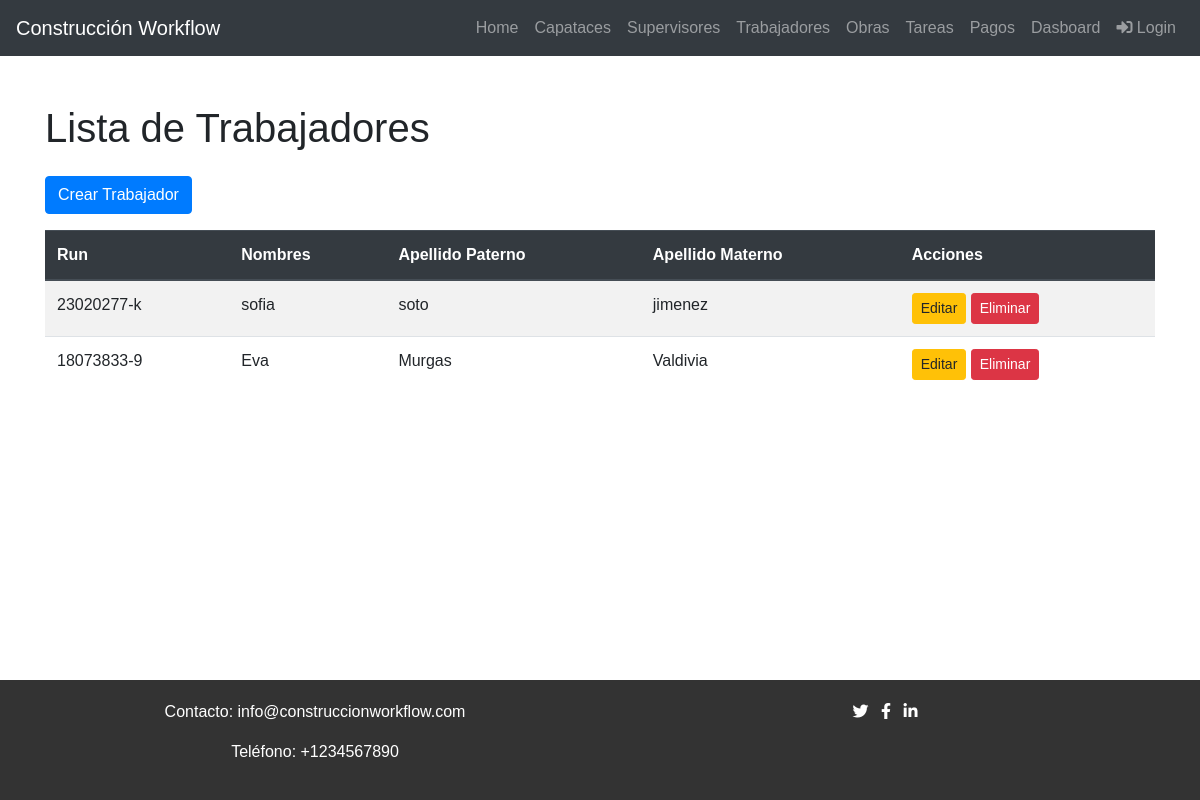
The app's page /trabajadores/ with its own data.
### core/models.py (models this page shows, shortened)
class Trabajador(models.Model):
    Run_trabajador = models.CharField(max_length=20,unique=True)
    nombres_trabajador = models.CharField(max_length=100)
    ap_pat_trabajador = models.CharField(max_length=50)
    ap_mat_trabajador = models.CharField(max_length=50)
    dirección_trabajador = models.CharField(max_length=200)
    telefono_trabajador = models.CharField(max_length=20, blank=True, null=True)
    telefono2_trabajador = models.CharField(max_length=20, blank=True, null=True)
    celular_trabajador = models.CharField(max_length=20)
    mail_trabajador = models.EmailField()
    supervisor = models.ForeignKey(Supervisor, on_delete=models.SET_NULL, null=True, blank=True)

### core/views.py (the view)
# urls.py: path('trabajadores/', trabajador_list, name='trabajador_list'),
def trabajador_list(request):
    trabajadores = Trabajador.objects.all()
    return render(request, 'core/trabajador_list.html', {'trabajadores': trabajadores})

### core/templates/core/trabajador_list.html (shortened to what this page needs)
{% extends 'core/base.html' %}
{% block content %}
<div class="container mt-5">
  <h1 class="mb-4">Lista de Trabajadores</h1>
  <a href="{% url 'trabajador_create' %}" class="btn btn-primary mb-3">Crear Trabajador</a>
  <div class="table-responsive">
    <table class="table table-striped">
      <thead class="thead-dark">
        <tr>
          <th scope="col">Run</th>
          <th scope="col">Nombres</th>
          <th scope="col">Apellido Paterno</th>
          <th scope="col">Apellido Materno</th>
          <th scope="col">Acciones</th>
        </tr>
      </thead>
      <tbody>
        {% for trabajador in trabajadores %}
          <tr>
            <td>{{ trabajador.Run_trabajador }}</td>
            <td>{{ trabajador.nombres_trabajador }}</td>
            <td>{{ trabajador.ap_pat_trabajador }}</td>
            <td>{{ trabajador.ap_mat_trabajador }}</td>
            <td>
              <a href="{% url 'trabajador_update' trabajador.pk %}" class="btn btn-sm btn-warning">Editar</a>
              <a href="{% url 'trabajador_delete' trabajador.pk %}" class="btn btn-sm btn-danger">Eliminar</a>
            </td>
          </tr>
        {% endfor %}
      </tbody>
    </table>
  </div>
</div>
{% endblock %}

### core/templates/core/base.html (style rules this page uses)
body { font-family: Arial, sans-serif; }

### records on screen
Trabajador: Run_trabajador "23020277-k", nombres_trabajador "sofia", ap_pat_trabajador "soto", ap_mat_trabajador "jimenez"
Trabajador: Run_trabajador "18073833-9", nombres_trabajador "Eva", ap_pat_trabajador "Murgas", ap_mat_trabajador "Valdivia"
